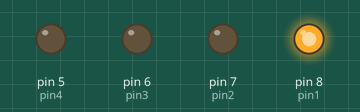
Bench run of a sketch on a simulated Arduino Uno, built with avr-gcc and run on an emulated ATmega328P. Shown: output pins drawn as LEDs (lit = HIGH).

Above: at 0.1 s.
At 5.6 s:
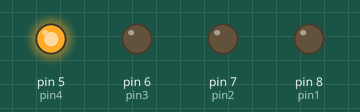
At 9.1 s:
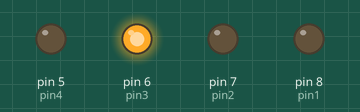
At 16.6 s:
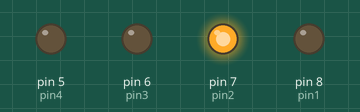
At 25.1 s:
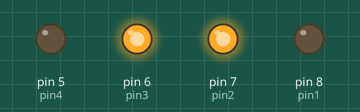
At 37.6 s:
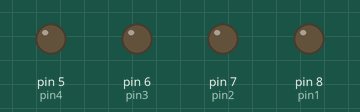
Timing chart, 0 to 40.0 s (numbered marks = the images above):
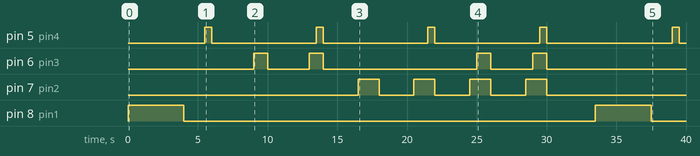

The sketch:

LED_BINARYCODED_TILL7.ino
```cpp
int pin1 = 8;
int pin2 = 7;
int pin3 = 6;
int pin4 = 5;
int time1 = 500;
int time2 = 2000;
int time3 = 3500;


void setup() {
  pinMode(pin1,OUTPUT);
  pinMode(pin2,OUTPUT);
  pinMode(pin3,OUTPUT);
  pinMode(pin4,OUTPUT);

}

void loop() {
  digitalWrite(pin1,HIGH);
  delay(time1);
  digitalWrite(pin2,LOW);
  delay(time1);
  digitalWrite(pin3,LOW);
  delay(time1);
  digitalWrite(pin4,LOW);
  delay(time1);

  delay(time2);

  digitalWrite(pin1,LOW);
  delay(time1);
  digitalWrite(pin2,LOW);
  delay(time1);
  digitalWrite(pin3,LOW);
  delay(time1);
  digitalWrite(pin4,HIGH);
  delay(time1);
  digitalWrite(pin4,LOW);

  delay(time2);

  digitalWrite(pin1,LOW);
  delay(time1);
  digitalWrite(pin2,LOW);
  delay(time1);
  digitalWrite(pin3,HIGH);
  delay(time1);
  digitalWrite(pin4,LOW);
  delay(time1);
  digitalWrite(pin3,LOW);

  delay(time2);

  digitalWrite(pin1,LOW);
  delay(time1);
  digitalWrite(pin2,LOW);
  delay(time1);
  digitalWrite(pin3,HIGH);
  delay(time1);
  digitalWrite(pin4,HIGH);
  delay(time1);
  digitalWrite(pin3,LOW);
  digitalWrite(pin4,LOW);

  delay(time2);

  digitalWrite(pin1,LOW);
  delay(time1);
  digitalWrite(pin2,HIGH);
  delay(time1);
  digitalWrite(pin3,LOW);
  delay(time1);
  digitalWrite(pin4,LOW);
  delay(time1);
  digitalWrite(pin2,LOW);

  delay(time2);

  digitalWrite(pin1,LOW);
  delay(time1);
  digitalWrite(pin2,HIGH);
  delay(time1);
  digitalWrite(pin3,LOW);
  delay(time1);
  digitalWrite(pin4,HIGH);
  delay(time1);
  digitalWrite(pin2,LOW);
  digitalWrite(pin4,LOW);

  delay(time2);

  digitalWrite(pin1,LOW);
  delay(time1);
  digitalWrite(pin2,HIGH);
  delay(time1);
  digitalWrite(pin3,HIGH);
  delay(time1);
  digitalWrite(pin4,LOW);
  delay(time1);
  digitalWrite(pin2,LOW);
  digitalWrite(pin3,LOW);

  delay(time2);

  digitalWrite(pin1,LOW);
  delay(time1);
  digitalWrite(pin2,HIGH);
  delay(time1);
  digitalWrite(pin3,HIGH);
  delay(time1);
  digitalWrite(pin4,HIGH);
  delay(time1);
  digitalWrite(pin2,LOW);
  digitalWrite(pin3,LOW);
  digitalWrite(pin4,LOW);

  delay(time3);


}
```

Measured:
- by itself, pin 5 (pin4): goes 3 × (HIGH 0.50 s, LOW 7.5 s), HIGH 0.50 s, LOW 9.0 s, HIGH 0.50 s, then LOW
- by itself, pin 6 (pin3): LOW → HIGH at 9.0 s, → LOW 1.0 s later, → HIGH 3.0 s later, → LOW 1.0 s later, … (8 changes in this stretch)
- by itself, pin 7 (pin2): LOW → HIGH at 16.5 s, → LOW 1.5 s later, → HIGH 2.5 s later, → LOW 1.5 s later, … (8 changes in this stretch)
- by itself, pin 8 (pin1): alternates HIGH for 4.0 s and LOW for 29.5 s
